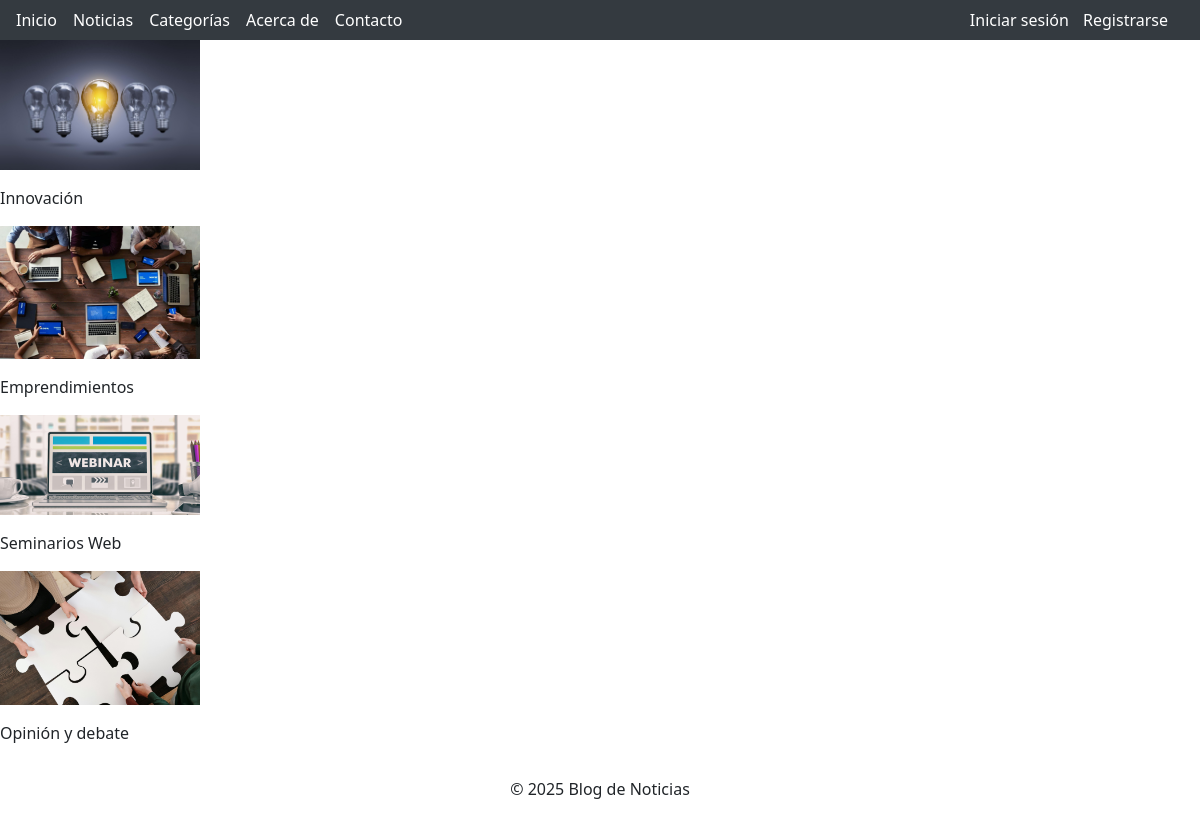
The app's page /categorias/listar/ with its own data.
### apps/categorias/models.py (models this page shows, shortened)
class Categoria(models.Model):
    nombre = models.CharField(max_length=30, unique=True)
    descripcion = models.CharField(max_length=300)
    imagen = models.ImageField(upload_to='categorias')

### apps/categorias/views.py (the view)
# urls.py: path('listar/', views.Listado_Categorias.as_view(), name = 'path_listado_categorias'),
class Listado_Categorias(ListView):
    model = Categoria
    template_name = 'categorias/lista_categorias.html'
    context_object_name = 'categorias'

### templates/categorias/lista_categorias.html (shortened to what this page needs)
{% extends 'base.html' %}
{% block content %}
{% for categoria in object_list %}
{% if categoria.imagen %}
        <p><a href="{% url 'noticias:path_filtrar_por_categoria_noticias' categoria.pk %}">
                <img src="{{ categoria.imagen.url }}" width="200">
            </a>
        </p>
    {% else %}
        <p>No hay imagen disponible</p>
    {% endif %}
    <p>{{ categoria.nombre }}</p>
{% endfor %}
{% endblock %}

### records on screen
Categoria: imagen (picture), nombre "Innovación"
Categoria: imagen (picture), nombre "Emprendimientos"
Categoria: imagen (picture), nombre "Seminarios Web"
Categoria: imagen (picture), nombre "Opinión y debate"
